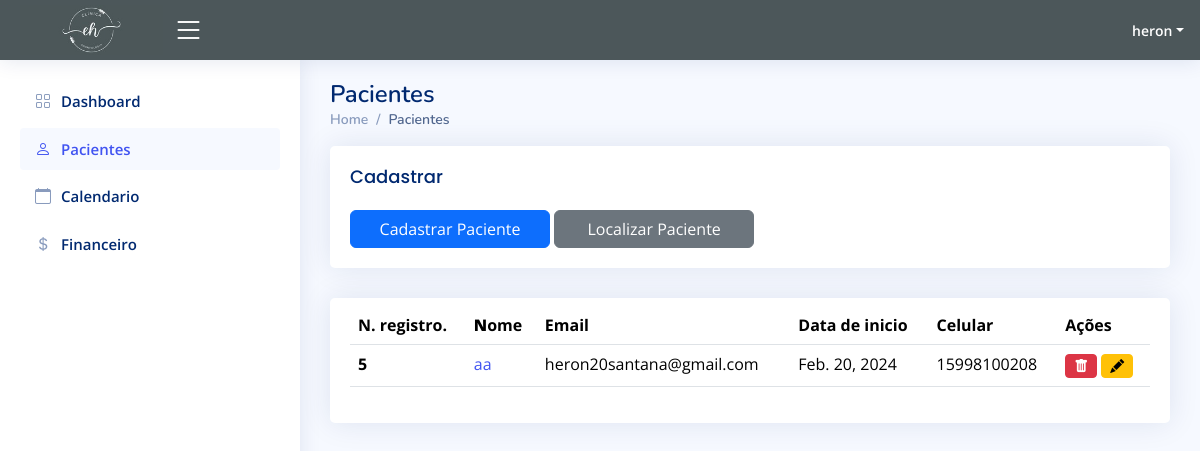
The page /pacientes (signed in) on the database as committed earlier.
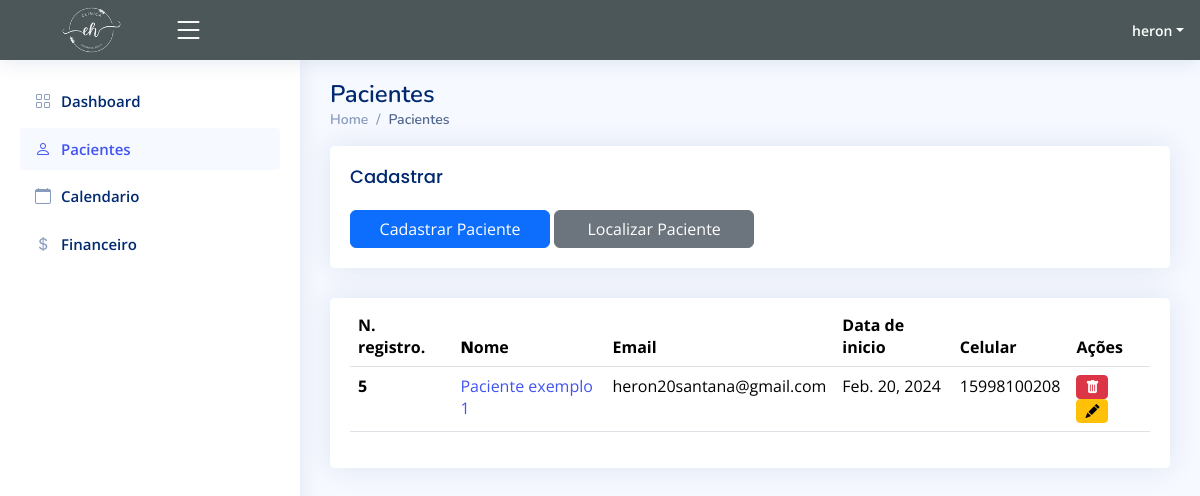
The same page on the database as committed later.
### app/models.py (models this page shows, shortened)
class Paciente(models.Model):
    Nome = models.CharField(max_length=100, blank=False, null=True)
    Email = models.CharField(max_length=100, blank=False, null=True)
    Data_cadastro = models.DateField(blank=False, null=True)
    Data_Nascimento = models.DateField(blank=False, null=True)
    Estado_civil = models.CharField(max_length=100, blank=False, null=True)
    Grupo = models.CharField(max_length=100, blank=False, null=True)
    Situacao_atual = models.CharField(max_length=100, blank=False, null=True)
    observacoes= models.CharField(max_length=256, blank=False, null=True)
    genero = models.CharField(max_length=100, blank=False, null=True)
    celular = models.CharField(max_length=20, blank=False, null=True)
    clinica = models.CharField(max_length=100, blank=False, null=True)
    local_nascimento = models.CharField(max_length=100, blank=False, null=True)
    CPF = models.CharField(max_length=100, blank=False, null=True)
    RG = models.CharField(max_length=100, blank=False, null=True)
    Orgao_emissor = models.CharField(max_length=100, blank=False, null=True)
    Convenio = models.CharField(max_length=100, blank=False, null=True)
    Plano = models.CharField(max_length=100, blank=False, null=True)
    Data_adesao = models.DateField(blank=False, null=True)
    Nome_pai = models.CharField(max_length=100, blank=True, null=True)
    CPF_pai = models.CharField(max_length=100, blank=True, null=True)
    RG_pai = models.CharField(max_length=100, blank=True, null=True)
    Telefone_pai = models.CharField(max_length=100, blank=True, null=True)
    Nome_mae = models.CharField(max_length=100, blank=True, null=True)
    Cpf_mae = models.CharField(max_length=100, blank=True, null=True)
    Rg_mae = models.CharField(max_length=100, blank=True, null=True)
    Telefone_mae=models.CharField(max_length=100, blank=True, null=True)
    CEP=models.IntegerField(blank=False, null=True)
    Endereco = models.CharField(max_length=100, blank=False, null=True)
    Numero = models.IntegerField(blank=False, null=True)
    Complemento = models.CharField(max_length=100, blank=False, null=True)
    Bairro = models.CharField(max_length=100, blank=False, null=True)
    Cidade = models.CharField(max_length=100, blank=False, null=True)
    Estado = models.CharField(max_length=100, blank=False, null=True)

### app/views.py (the view)
# urls.py: path("pacientes", views.pacientes, name="pacientes"),
@login_required(login_url="/")
def pacientes(request):
    pacientes = Paciente.objects.all()
    return render(request, 'frontend/pacientes.html', {'pacientes': pacientes})

### app/templates/frontend/pacientes.html (shortened to what the changed rows need)
<html lang="en">
{% load static %}
<head>
  <link href="{% static "vendor/bootstrap/css/bootstrap.min.css" %}" rel="stylesheet">
  <link href="{% static "vendor/bootstrap-icons/bootstrap-icons.css" %}" rel="stylesheet">
  <link href="{% static "vendor/boxicons/css/boxicons.min.css" %}" rel="stylesheet">
  <link href="{% static "vendor/quill/quill.snow.css" %}" rel="stylesheet">
  <link href="{% static "vendor/quill/quill.bubble.css" %}" rel="stylesheet">
  <link href="{% static "vendor/remixicon/remixicon.css" %}" rel="stylesheet">
  <link href="{% static "vendor/simple-datatables/style.css" %}" rel="stylesheet">
  <link href="{% static "css/style.css" %}" rel="stylesheet">
</head>
<body>
  <main id="main" class="main">
    <div class="pagetitle">
      <h1>Pacientes</h1>
    </div>
    <section class="section">
        <div class="row">
          <div class="col-lg-12">
            <div class="card">
              <div class="card-body">
                <table class="table datatable">
                  <thead>
                    <tr>
                      <th>N. registro.</th>
                      <th>
                        <b>N</b>ome
                      </th>
                      <th>Email</th>
                      <th data-type="date" data-format="YYYY/DD/MM">Data de inicio</th>
                      <th>Celular</th>
                      <th>Ações</th>
                    </tr>
                  </thead>
                  <tbody>
                    {% for paciente in pacientes %}
                    <tr>
                        <th scope="row">{{ paciente.id }}</th>
                        <td><a href="{% url 'pagina_paciente' paciente_id=paciente.id %}">{{ paciente.Nome }}</a></td>
                        <td>
                          {{ paciente.Email }}
                        </td>
                        <td>
                          {{ paciente.Data_cadastro }}
                        </td>
                        <td>{{ paciente.celular }}</td>
                        <td>
                            <a href="{% url 'delete_paciente' paciente_id=paciente.id %}" class="btn btn-danger btn-sm">
                                <i class="bi bi-trash-fill"></i>
                            </a>
                            <a href="{% url 'update_paciente' paciente_id=paciente.id %}" class="btn btn-warning btn-sm">
                              <i class="bi bi-pencil-fill"></i>
                          </a>
                        </td>
                    </tr>
                    {% endfor %}
                  </tbody>
                </table>
              </div>
            </div>
          </div>
        </div>
      </section>
  </main>
</body>
</html>

Rows that differ between the two databases and show on the page:
changed Paciente "heron20santana@gmail.com": Nome "aa" → "Paciente exemplo 1"
